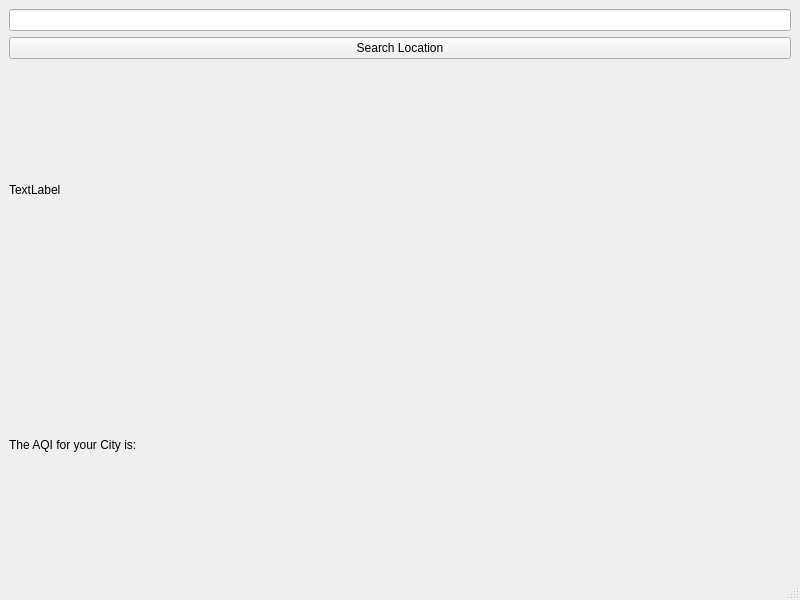
<?xml version="1.0" encoding="UTF-8"?>
<ui version="4.0">
 <class>MainWindow</class>
 <widget class="QMainWindow" name="MainWindow">
  <property name="geometry">
   <rect>
    <x>0</x>
    <y>0</y>
    <width>800</width>
    <height>600</height>
   </rect>
  </property>
  <property name="windowTitle">
   <string>MainWindow</string>
  </property>
  <widget class="QWidget" name="centralwidget">
   <layout class="QVBoxLayout" name="verticalLayout">
    <item>
     <widget class="QLineEdit" name="lineEditCity"/>
    </item>
    <item>
     <widget class="QPushButton" name="pushButtonGetAQI">
      <property name="text">
       <string>Search Location</string>
      </property>
     </widget>
    </item>
    <item>
     <widget class="QLabel" name="labelDetails">
      <property name="text">
       <string>TextLabel</string>
      </property>
     </widget>
    </item>
    <item>
     <widget class="QLabel" name="labelAQI">
      <property name="text">
       <string>The AQI for your City is:</string>
      </property>
     </widget>
    </item>
   </layout>
  </widget>
  <widget class="QMenuBar" name="menubar">
   <property name="geometry">
    <rect>
     <x>0</x>
     <y>0</y>
     <width>800</width>
     <height>25</height>
    </rect>
   </property>
  </widget>
  <widget class="QStatusBar" name="statusbar"/>
 </widget>
 <resources/>
 <connections/>
</ui>
